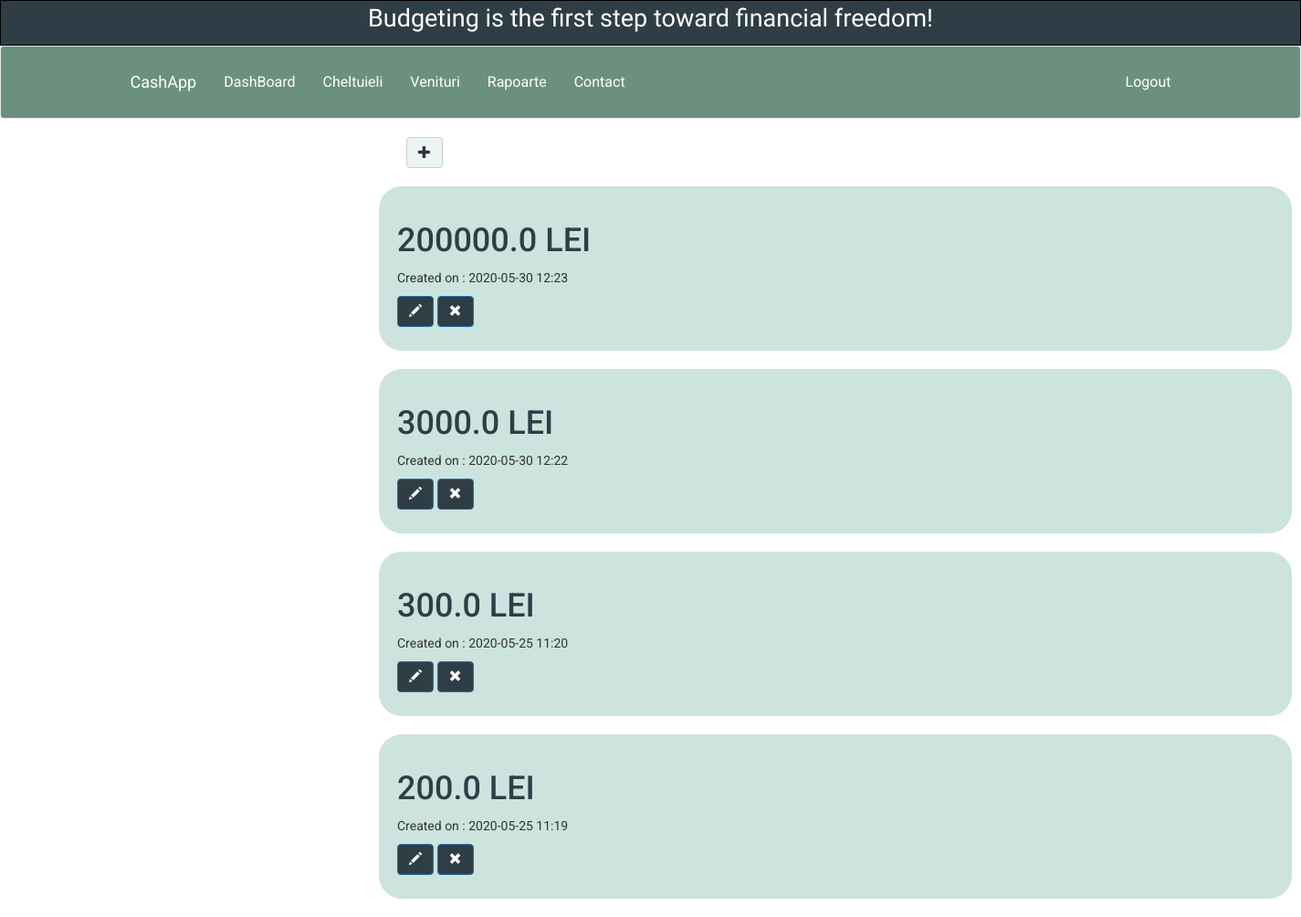
The page /cheltuieli/ (signed in) on the database as committed earlier.
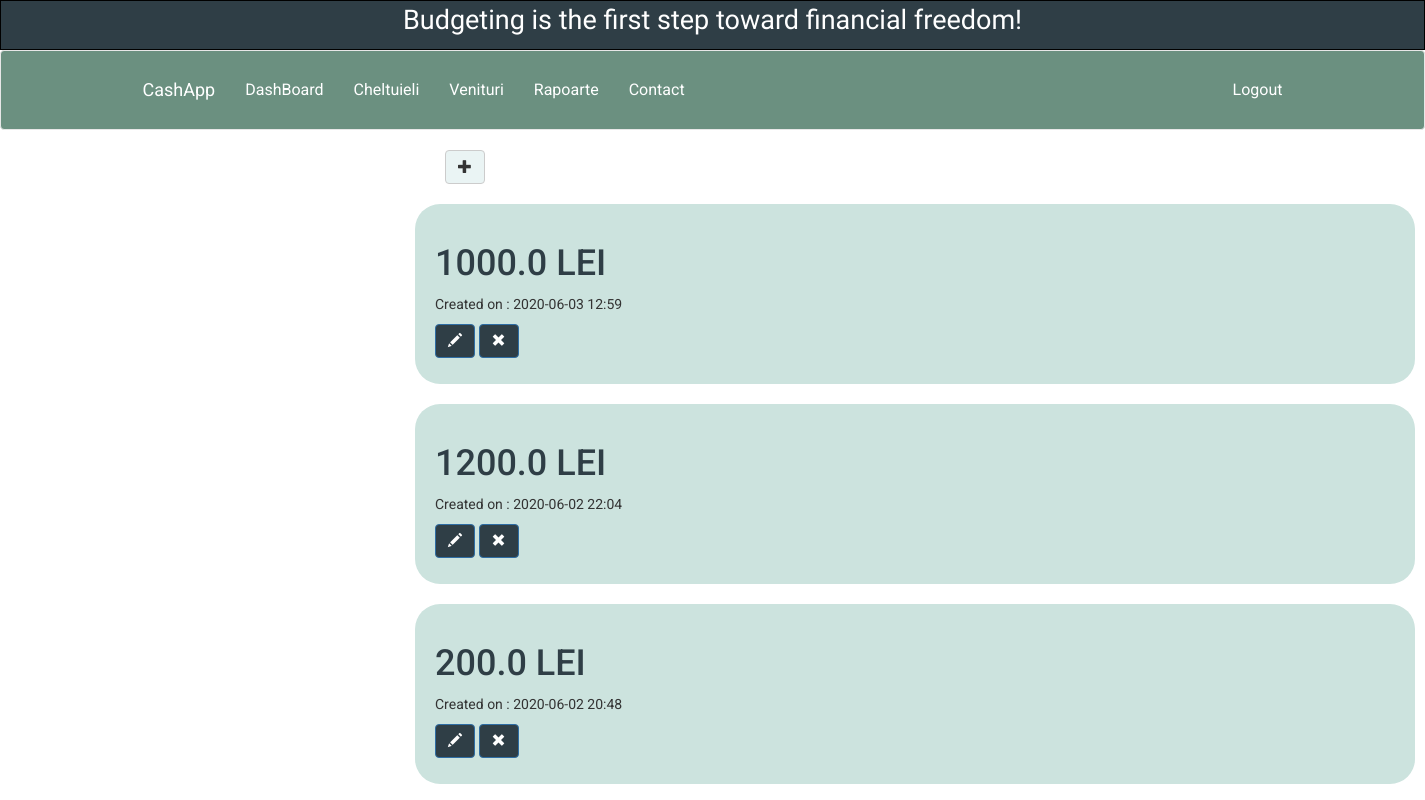
The same page on the database as committed later.
### basic_app/models.py (models this page shows, shortened)
class Cheltuieli(models.Model):
    user = models.ForeignKey('auth.User', on_delete=models.CASCADE)
    sumaCheltuita = models.FloatField()
    create_date = models.DateTimeField(default=timezone.now)
    note = models.CharField(max_length=80, blank=True)
    atasament_cheltuieli = models.ImageField(upload_to='atasament_cheltuieli',null=True, blank=True)
    categorie = models.CharField(max_length=15, choices=CATEGORIE_CHOICES, default="diverse")

### basic_app/views.py (the view)
# urls.py: url(r'^cheltuieli/$', views.CheltuieliListView.as_view(),name="cheltuieli_list"),
class CheltuieliListView(LoginRequiredMixin,ListView):
    model = Cheltuieli
    def get_queryset(self):
        return Cheltuieli.objects.filter(create_date__lte=timezone.now()).order_by('-create_date')

### basic_app/templates/basic_app/cheltuieli_list.html
{%extends 'basic_app/base.html' %}
{% block body_block %}
<div class="centerstage">
  <div class="col-md-8">
    <div class="blog_post">
<a class ='btn btn-default add-button-cheltuieli' href="{% url 'cheltuieli_new' %}"><span class='glyphicon glyphicon-plus'></a>
  {% if user.is_authenticated %}
  {% for cheltuieli in cheltuieli_list %}
  <div class="cheltuieli">
      <h1><a class="textCheltuieli" href="{% url 'cheltuieli_detail' pk=cheltuieli.pk %}">{{cheltuieli.sumaCheltuita}} LEI</a></h1>
      <div class="date">
          <p>Created on : {{cheltuieli.create_date|date:"Y-m-d H:i"}}</p>
          <a class='btn btn-primary cheltuieliPencil' href="{% url 'cheltuieli_update' pk=cheltuieli.pk %}">
            <span class='glyphicon glyphicon-pencil '></span>  </a>
          <a class='btn btn-primary cheltuieliRemove' href="{% url 'cheltuieli_remove' pk=cheltuieli.pk %}">
            <span class='glyphicon glyphicon-remove '></span>  </a>
      </div>
  </div>
  {% endfor %}
</div>
{% endif %}
</div>
</div>
{% endblock %}

Rows that differ between the two databases and show on the page:
removed Cheltuieli: sumaCheltuita "200000.0", create_date "2020-05-30 12:23"
removed Cheltuieli: sumaCheltuita "3000.0", create_date "2020-05-30 12:22"
removed Cheltuieli: sumaCheltuita "300.0", create_date "2020-05-25 11:20"
removed Cheltuieli: sumaCheltuita "200.0", create_date "2020-05-25 11:19"
added Cheltuieli: sumaCheltuita "1000.0", create_date "2020-06-03 12:59"
added Cheltuieli: sumaCheltuita "1200.0", create_date "2020-06-02 22:04"
added Cheltuieli: sumaCheltuita "200.0", create_date "2020-06-02 20:48"
